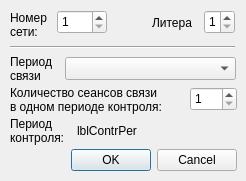
<?xml version="1.0" encoding="UTF-8"?>
<ui version="4.0">
 <class>DialogSetNetPars</class>
 <widget class="QDialog" name="DialogSetNetPars">
  <property name="geometry">
   <rect>
    <x>0</x>
    <y>0</y>
    <width>246</width>
    <height>181</height>
   </rect>
  </property>
  <property name="windowTitle">
   <string>Dialog</string>
  </property>
  <widget class="QDialogButtonBox" name="buttonBox">
   <property name="geometry">
    <rect>
     <x>10</x>
     <y>144</y>
     <width>227</width>
     <height>32</height>
    </rect>
   </property>
   <property name="orientation">
    <enum>Qt::Horizontal</enum>
   </property>
   <property name="standardButtons">
    <set>QDialogButtonBox::Cancel|QDialogButtonBox::Ok</set>
   </property>
  </widget>
  <widget class="QSpinBox" name="spnBxNN">
   <property name="geometry">
    <rect>
     <x>57</x>
     <y>10</y>
     <width>50</width>
     <height>24</height>
    </rect>
   </property>
   <property name="sizePolicy">
    <sizepolicy hsizetype="Maximum" vsizetype="Fixed">
     <horstretch>0</horstretch>
     <verstretch>0</verstretch>
    </sizepolicy>
   </property>
   <property name="minimum">
    <number>1</number>
   </property>
   <property name="maximum">
    <number>126</number>
   </property>
  </widget>
  <widget class="QLabel" name="lblContrPer_txt">
   <property name="geometry">
    <rect>
     <x>10</x>
     <y>116</y>
     <width>68</width>
     <height>29</height>
    </rect>
   </property>
   <property name="text">
    <string>Период
контроля: </string>
   </property>
  </widget>
  <widget class="QComboBox" name="cmbBxConnPer">
   <property name="geometry">
    <rect>
     <x>65</x>
     <y>57</y>
     <width>171</width>
     <height>23</height>
    </rect>
   </property>
   <property name="sizePolicy">
    <sizepolicy hsizetype="Maximum" vsizetype="Fixed">
     <horstretch>0</horstretch>
     <verstretch>0</verstretch>
    </sizepolicy>
   </property>
  </widget>
  <widget class="QLabel" name="lblContrPer">
   <property name="geometry">
    <rect>
     <x>77</x>
     <y>116</y>
     <width>161</width>
     <height>29</height>
    </rect>
   </property>
   <property name="text">
    <string>lblContrPer</string>
   </property>
  </widget>
  <widget class="QLabel" name="lblNS">
   <property name="geometry">
    <rect>
     <x>10</x>
     <y>85</y>
     <width>173</width>
     <height>29</height>
    </rect>
   </property>
   <property name="text">
    <string>Количество сеансов связи 
в одном периоде контроля:</string>
   </property>
  </widget>
  <widget class="QLabel" name="lblLit">
   <property name="geometry">
    <rect>
     <x>152</x>
     <y>8</y>
     <width>47</width>
     <height>29</height>
    </rect>
   </property>
   <property name="text">
    <string>Литера</string>
   </property>
  </widget>
  <widget class="QLabel" name="lblNN">
   <property name="geometry">
    <rect>
     <x>10</x>
     <y>10</y>
     <width>41</width>
     <height>29</height>
    </rect>
   </property>
   <property name="sizePolicy">
    <sizepolicy hsizetype="Maximum" vsizetype="Preferred">
     <horstretch>0</horstretch>
     <verstretch>0</verstretch>
    </sizepolicy>
   </property>
   <property name="text">
    <string>Номер
cети:</string>
   </property>
  </widget>
  <widget class="QSpinBox" name="spnBxNumSkip">
   <property name="geometry">
    <rect>
     <x>190</x>
     <y>87</y>
     <width>47</width>
     <height>24</height>
    </rect>
   </property>
   <property name="sizePolicy">
    <sizepolicy hsizetype="Maximum" vsizetype="Fixed">
     <horstretch>0</horstretch>
     <verstretch>0</verstretch>
    </sizepolicy>
   </property>
   <property name="minimum">
    <number>1</number>
   </property>
   <property name="maximum">
    <number>15</number>
   </property>
  </widget>
  <widget class="QLabel" name="lblConnPer">
   <property name="geometry">
    <rect>
     <x>10</x>
     <y>54</y>
     <width>51</width>
     <height>29</height>
    </rect>
   </property>
   <property name="text">
    <string>Период
связи</string>
   </property>
  </widget>
  <widget class="QSpinBox" name="spnBxLit">
   <property name="geometry">
    <rect>
     <x>204</x>
     <y>10</y>
     <width>31</width>
     <height>24</height>
    </rect>
   </property>
   <property name="sizePolicy">
    <sizepolicy hsizetype="Maximum" vsizetype="Fixed">
     <horstretch>0</horstretch>
     <verstretch>0</verstretch>
    </sizepolicy>
   </property>
   <property name="minimum">
    <number>1</number>
   </property>
   <property name="maximum">
    <number>4</number>
   </property>
  </widget>
  <widget class="Line" name="line_3">
   <property name="enabled">
    <bool>true</bool>
   </property>
   <property name="geometry">
    <rect>
     <x>10</x>
     <y>37</y>
     <width>225</width>
     <height>20</height>
    </rect>
   </property>
   <property name="orientation">
    <enum>Qt::Horizontal</enum>
   </property>
  </widget>
 </widget>
 <resources/>
 <connections>
  <connection>
   <sender>buttonBox</sender>
   <signal>accepted()</signal>
   <receiver>DialogSetNetPars</receiver>
   <slot>accept()</slot>
   <hints>
    <hint type="sourcelabel">
     <x>248</x>
     <y>254</y>
    </hint>
    <hint type="destinationlabel">
     <x>157</x>
     <y>274</y>
    </hint>
   </hints>
  </connection>
  <connection>
   <sender>buttonBox</sender>
   <signal>rejected()</signal>
   <receiver>DialogSetNetPars</receiver>
   <slot>reject()</slot>
   <hints>
    <hint type="sourcelabel">
     <x>316</x>
     <y>260</y>
    </hint>
    <hint type="destinationlabel">
     <x>286</x>
     <y>274</y>
    </hint>
   </hints>
  </connection>
 </connections>
</ui>
